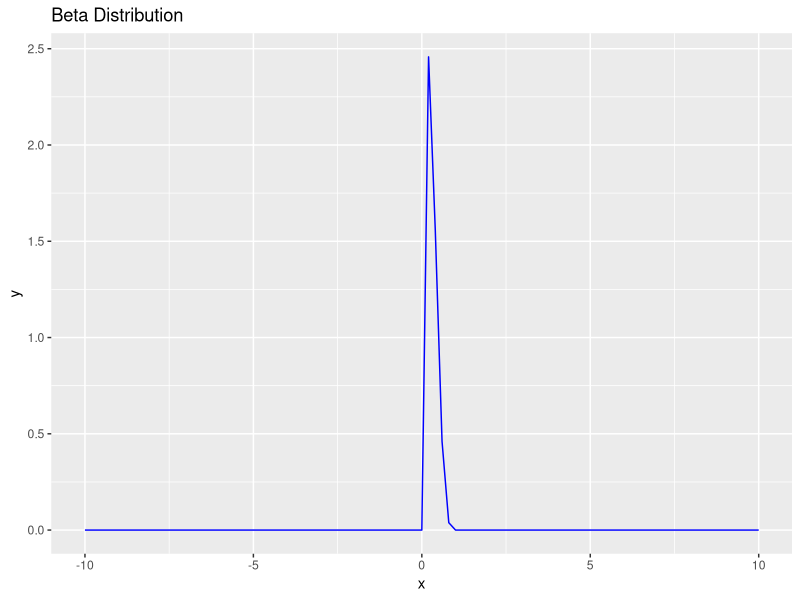
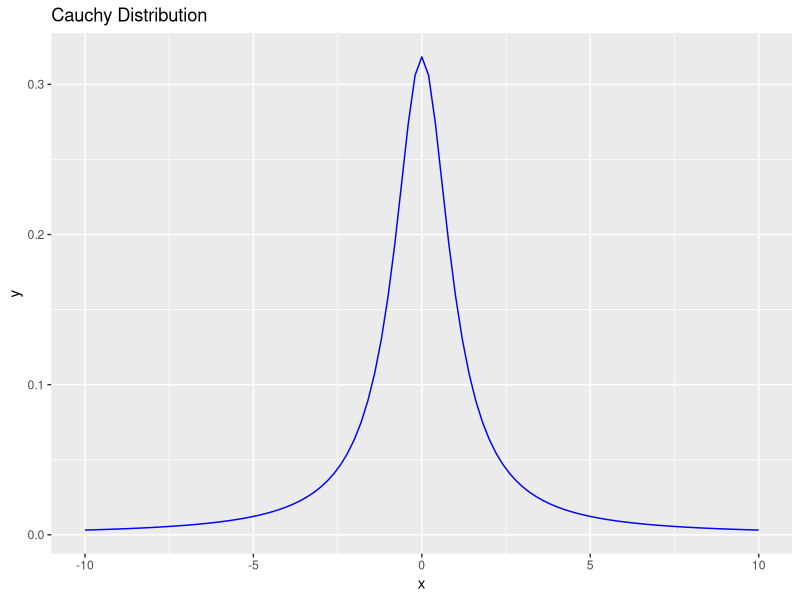
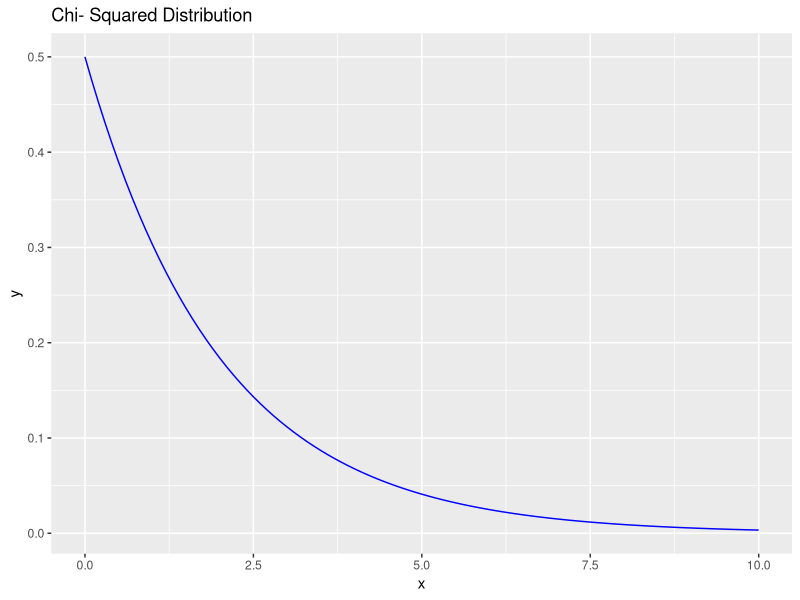
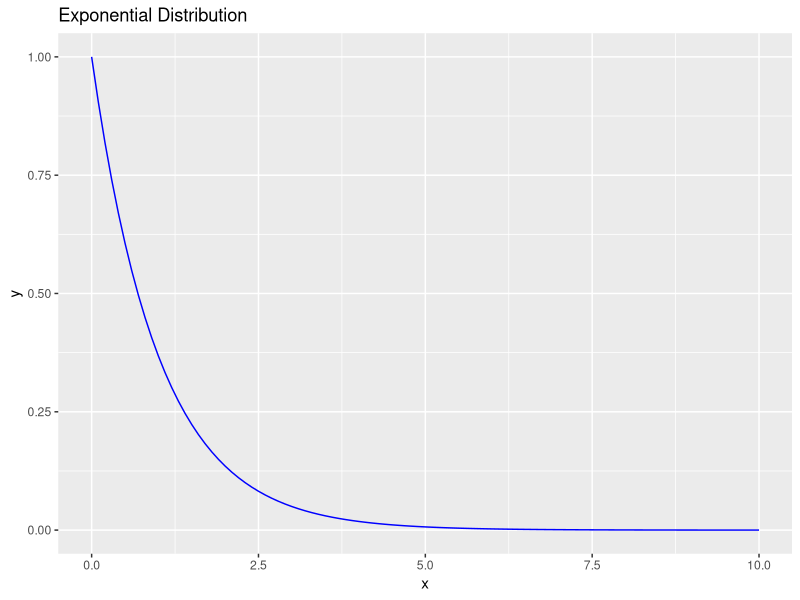
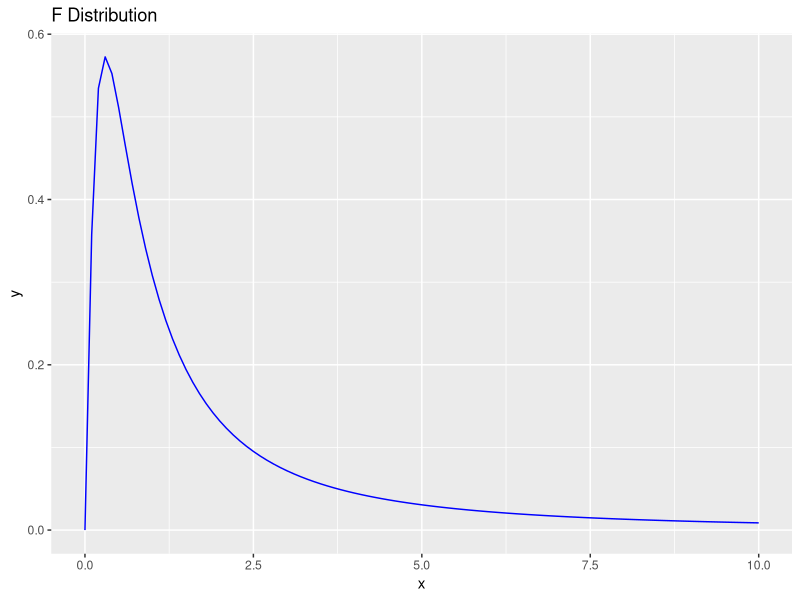
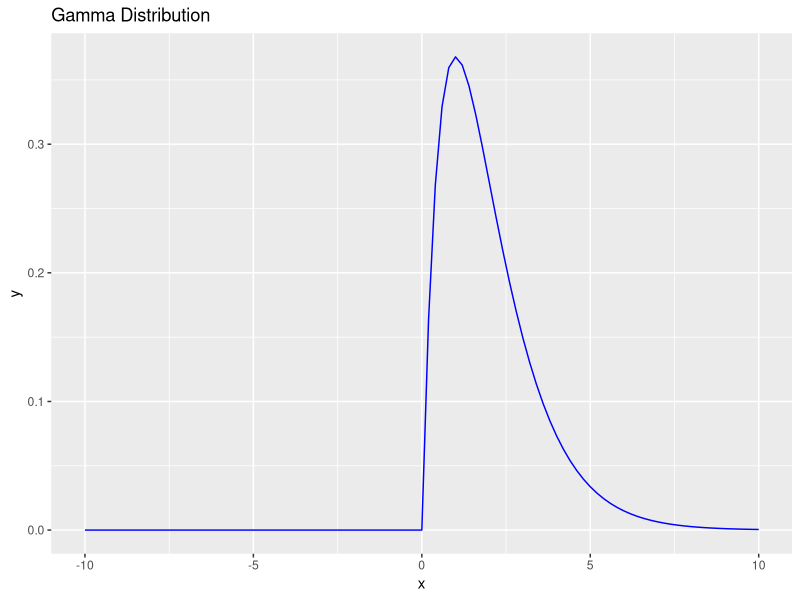
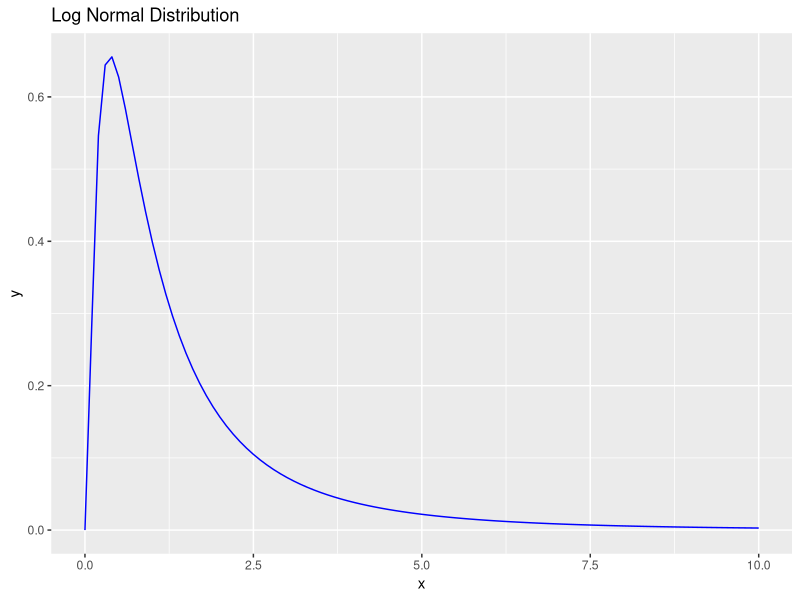
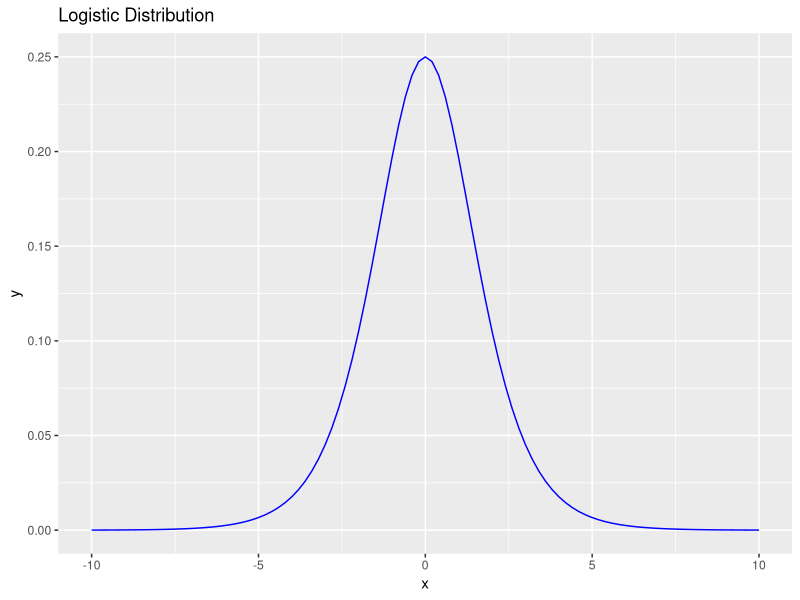

These charts were generated, in order, by the following R code:
## ---- chunk 1
knitr::opts_chunk$set(echo = TRUE)
library(tidyverse)
## ---- chunk 2
plot_distribution <-  function(dist_name, params = list(), xlim = c(- 10, 10), title = "") {
  ggplot(data = data.frame(x = 0), mapping = aes(x = x)) +
    geom_function(fun = match.fun(paste("d", dist_name, sep = "")), args = params, color = "blue") +
    xlim(xlim) +
    ggtitle(title)
}
## ---- chunk 3
plot_distribution("beta", params = list(shape1 = 2, shape2 = 5), title = "Beta Distribution")
## ---- chunk 4
plot_distribution("cauchy", params = list(location = 0, scale = 1), title = "Cauchy Distribution")
## ---- chunk 5
plot_distribution("chisq", params = list(df = 2), xlim = c(0, 10), title = "Chi- Squared Distribution")
## ---- chunk 6
plot_distribution("exp", params = list(rate = 1), xlim = c(0, 10), title = "Exponential Distribution")
## ---- chunk 7
plot_distribution("f", params = list(df1 = 5, df2 = 2), xlim = c(0, 10), title = "F Distribution")
## ---- chunk 8
plot_distribution("gamma", params = list(shape = 2, rate = 1), title = "Gamma Distribution")
## ---- chunk 9
plot_distribution("lnorm", params = list(meanlog = 0, sdlog = 1), xlim = c(0, 10), title = "Log Normal Distribution")
## ---- chunk 10
plot_distribution("logis", params = list(location = 0, scale = 1), title = "Logistic Distribution")
## ---- chunk 11
plot_distribution("t", params = list(df = 5), title = "Student t Distribution")
## ---- chunk 12
plot_distribution("unif", params = list(min = - 5, max = 5), title = "Uniform Distribution")
## ---- chunk 13
plot_distribution("weibull", params = list(shape = 2, scale = 1), xlim = c(0, 10), title = "Weibull Distribution")
## ---- chunk 14
# plot_distribution("nchisq", params = list(df = 2, ncp = 0), xlim = c(0, 10), title = "Non- central Chi- Squared Distribution")
## ---- chunk 15
plot_distribution_discrete <-  function(dist_name, params = list(), n = 1000, bins = 30, title = "") {
  # Generate a sample from the distribution
  sample_data <-  do.call(paste("r", dist_name, sep = ""), c(list(n = n), params))
  
  # Create a data frame for ggplot
  data <-  data.frame(x = sample_data)
  
  # Plot the histogram
  ggplot(data, aes(x = x)) +
    geom_histogram(bins = bins, fill = "blue", color = "black") +
    ggtitle(title) +
    theme_minimal()
}
## ---- chunk 16
plot_distribution_discrete("binom", params = list(size = 10, prob = 0.5), title = "Binomial Distribution")
## ---- chunk 17
plot_distribution_discrete("geom", params = list(prob = 0.2), title = "Geometric Distribution")

## ---- chunk 18
plot_distribution_discrete("nbinom", params = list(size = 10, prob = 0.5), title = "Negative Binomial Distribution")
## ---- chunk 19
plot_distribution_discrete("pois", params = list(lambda = 2), title = "Poisson Distribution")

## ---- chunk 20
plot_distribution("logis", params = list(location = 0, scale = 1), title = "Logistic Distribution")
## ---- chunk 21
plot_distribution("t", params = list(df = 5), title = "Student t Distribution")
## ---- chunk 22
plot_distribution("unif", params = list(min = - 5, max = 5), title = "Uniform Distribution")
## ---- chunk 23
plot_distribution("weibull", params = list(shape = 2, scale = 1), xlim = c(0, 10), title = "Weibull Distribution")
## ---- chunk 24
# plot_distribution("nchisq", params = list(df = 2, ncp = 0), xlim = c(0, 10), title = "Non- central Chi- Squared Distribution")
## ---- chunk 25
plot_distribution_discrete <-  function(dist_name, params = list(), n = 1000, bins = 30, title = "") {
  # Generate a sample from the distribution
  sample_data <-  do.call(paste("r", dist_name, sep = ""), c(list(n = n), params))
  
  # Create a data frame for ggplot
  data <-  data.frame(x = sample_data)
  
  # Plot the histogram
  ggplot(data, aes(x = x)) +
    geom_histogram(bins = bins, fill = "blue", color = "black") +
    ggtitle(title) +
    theme_minimal()
}
## ---- chunk 26
plot_distribution_discrete("binom", params = list(size = 10, prob = 0.5), title = "Binomial Distribution")
## ---- chunk 27
plot_distribution_discrete("geom", params = list(prob = 0.2), title = "Geometric Distribution")

## ---- chunk 28
plot_distribution_discrete("nbinom", params = list(size = 10, prob = 0.5), title = "Negative Binomial Distribution")
## ---- chunk 29
plot_distribution_discrete("pois", params = list(lambda = 2), title = "Poisson Distribution")

